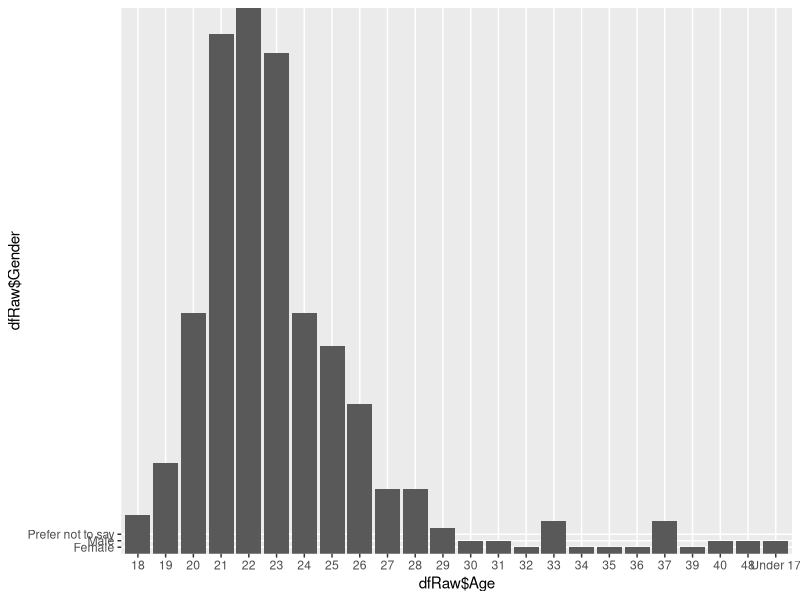
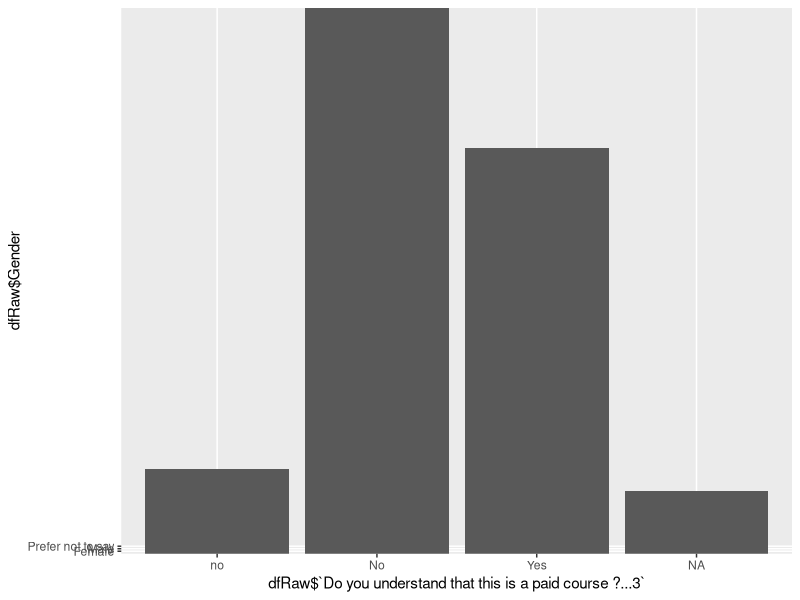

Generate these figures, in order, with R: (Note: this script raises an error after producing the figures.)
## ---- chunk 1
knitr::opts_chunk$set(echo = TRUE)
## ---- chunk 2
library(tidyverse)
library(lubridate)
library(stringr)
## ---- chunk 3
dfRaw <- read_csv("Data/Data - DS C1 Course.csv")
## ---- chunk 4
colnames(dfRaw)
head(dfRaw)
## ---- chunk 5
summary(dfRaw)
## ---- chunk 6
dfRaw %>% select(Age) %>% n_distinct()

## ---- chunk 7
ggplot(dfRaw, aes(x=dfRaw$Age,y=dfRaw$Gender))+
  geom_bar(stat="identity")
## ---- chunk 8
dfRaw %>% group_by(dfRaw$`Do you understand that this is a paid course ?...3`) %>% count()

## ---- chunk 9
ggplot(dfRaw, aes(x=dfRaw$`Do you understand that this is a paid course ?...3`,y=dfRaw$Gender))+
  geom_bar(stat="identity")
## ---- chunk 10
#female <- filter(dfRaw, Gender=="Female")
#female
#ggplot(female, aes(x=female$`Latest Degree Completed or in Progress?`, y=female$Age))+geom_bar(stat="identity")
#summary(female) 

## ---- chunk 11
#rowsSelected <- slice(dfRaw, c(1,3,5,7))
#rowsSelected
## ---- chunk 12
##dfRawArranged <- arrange(dfRaw,Gender,Age)
#dfRawArranged
## ---- chunk 13

#gender_age <- dfRaw %>% select('Gender', 'Age') %>% arrange(Gender,Age)  
  #gender_age
## ---- chunk 14
#new_dfRaw <- dfRaw %>% mutate(new_age = if_else(Age>30, true = 'P',false = 'S'))
#new_dfRaw
## ---- chunk 15
# dfRaw %>% summarise(mean=mean(Age), n=n())
# class(Age) ## here one entry is age <17 so R is unable to calculate mean.

## ---- chunk 16
dfRaw %>% group_by(Gender) %>% summarise(n=n())
## ---- chunk 17
dataRenamed <- dfRaw %>% rename(Id="Student ID", Date_time="Timestamp", Uni_col="Name of University or College currently or previously attended?", Platform="How and where did you hear about this course?")
names(dataRenamed)
## ---- chunk 18
select(dataRenamed, Id, Date_time, Uni_col, Platform)

## ---- chunk 19
column_to_rownames(dataRenamed, var="Id")
dataRenamed
## ---- chunk 20
dataRenamed$Date_time <- lubridate::mdy_hms(dataRenamed$Date_time)

## ---- chunk 21
dataRenamed <- tidyr::separate(dataRenamed, Date_time, c("Date","Time"), sep = " ")
head(dataRenamed)
## ---- chunk 22
unique_Uni_col <- unique(dataRenamed$Uni_col)
unique_Uni_col
unique_Platform <- unique(dataRenamed$Platform)
unique_Platform
## ---- chunk 23

dataRenamed <- dataRenamed %>%mutate(new_unicol= stringr::str_replace_all(string=Uni_col, c( "Quaid e Azam University Islamabad"="QU","Quaid e Azam University" ="QU", "Quaid I azam university"="QU","Quaid-I-Azam University, Islamabad"="QU","Quaid-i-Azam University Islamabad"="QU", "Quaid e Azzam university Islamabad"="QU","Quaid e Azam University.Islamabad"="QU","Quaid-e-Azam University Islamabad"="QU","Quaid e Azam university Islamabad"="QU","Quaid e Azam University.Islamabad"="QU",
                                                                                                    "Institute of Business Administration"="IBA","Institute Of Business Administration, Karachi"="IBA","INSTITUTE OF BUISNESS ADMINISTRATION KARACHI"="IBA","Institute of business administration karachi"="IBA","Iba Karachi"="IBA" ,"IBA, Karachi"="IBA", "INSTITUTE OF BUSINESS ADMINISTRATION KARACHI"="IBA","Institute of business administration"="IBA","IBA (IBA)"="IBA","institute of business administration"="IBA", "IBA Karachi"="IBA","Institute of Business Adminstration"="IBA","Institute of Business Administration (IBA)"="IBA","IBA - Institute of Business Administration Karachi"="IBA","IBA, KARACHI"="IBA","Institute of Business Administration karachi"="IBA","Institute Of Business Administration"="IBA","Institute of Business Administration karachi"="IBA",
                                                                                                    "Institute of Management Sciences Peshawar"="IMSP" ,"IMSP (IMScieces)"="IMSP", 
                                                                                                  "NED University of Engineering & Technology"="NED",
                                                                                                    "Ned university"="NED","NED University of Engineering and Technology Karachi"="NED","NED-UET Karachi"="NED","NED university of engineering and technology"="NED" , "NED University of Engineering and Technology"="NED","NED University"="NED","Ned University Of Engineering And Technology"="NED","Ned University"="NED",
                                                                                                    "Sindh Madrresatul Islam University"="SMIU","Sindh Madarsatul Islam University"="SMIU","Sindh Madressatul Islam University"="SMIU","Sindh madressatul Islam university"="SMIU", "Student of Sindh madressatul Islam University"="SMIU",
                                                                                                    "Sindh Muslim Government Science College"="SMGSC",
                                                                                                    "bahria University Islamabad"="BU" , "Bahria University Karachi campus"="BU","Bahria university Islamabad"="BU",
                                                                                                    "COMSATS University, Islamabad"="CU",
                                                                                                  "Univeristy of agriculture"= "UA",
                                                                                                  "Foundation public school - bahria university for short course after"="FPS",
                                                                                                  "Lahore University of Management Sciences"="LUMS", "Lahore University of Management Sciences"="LUMS",
                                                                                                  "Iqra University"="IU",
                                                                                                  "Aga Khan Higher Secondary"="AGHS", 
                                                                                                  "University Of Karachi"="KU","University of Karachi"="KU","Karachi University"="KU","University of karachi"="KU",
                                                                                                  "Szabist karachi"="SZABIST",
                                                                                                  "Goverment degree science college malir"="GDSCM",
                                                                                                  "Baqai medical University"="BMU", "Iqra university"="IU", "Iqra Unversity"="IU","IQRA UNIVERSITY"="IU", "iqra university"="IU",
"IU main campus karachi"="IU","IU EDC campus"="IU",
                                                                                                  "Institute of Business Management"="IBM","Institute of business management"="IBM",
"The Islamia University of Bahawalpur"="IUB",
"Sir syed university of Engineering Technology"="SSUET","Sir Syed University of Engineering & Technology"="SSUET","Sir Syed University Of Engineering and Technology"="SSUET","Sir syed university of engineering and technology"="SSUET","SSUET Of Engineering And Technology"="SSUET","Sir syed University of engineering and technology"="SSUET","Sirsyed university of engineering and technology"="SSUET","Sir Syed University Of Engineering & Technology"="SSUET","Sir Syed University of Engineering and Technology"="SSUET","Sir Syed university of engineering and technology"="SSUET","Sur Syed University of Engineering and Technology"="SSUET","Sir Syed university of engineering and technology"="SSUET","Sir Syed University of Engineering and Technology"="SSUET","Sir Syed University"="SSUET","Adamjee Government Science College"="ADAMJEE", "Memon Industrial and Technical Institute"="MEMON INSTITUTE",
"National University of Sciences and technology Pakistan"="NUST",
"University of engineering and technology Peshawar"="UET PESHAWAR", "COMSATS University Islamabad (Abbottabad campus)"="COMSAT", "Szabist Islamabad"="SZABIST")))

dataRenamed$new_unicol
## ---- chunk 24
dataRenamed <- dataRenamed %>% mutate(new_platform=gsub( "watsapp|WhatsApp group|Whatsapp group|Group|Whatsapp link|WhatsApp Watsapp|Job group on What's app|Through a Watsapp|From Watsapp|I heard about this course through a whatsapp group|People of IBA and Lums|Through a Watsapp","Watsapp",gsub( "Through a friend|Through a friend|Friend|Through a collegue|University friends|Friends|From a friend|My friend tell me about this course|From friend|From a Friend|A friend|An hour ago from a friend|Friend suggest|From my friend|By friend|My friend send me this advertisec|My friend sent me the details of this course on WhatsApp|One of my friend recommended me to do this course together with them.|Faizan|Uzair Aslam|By a friend","Friends",gsub( "LinkedIn|From LinkedIn and also from my friend|Linkedin|on linkedin page|Linkdin|through a friend on LinkedIn","LinkedIn",gsub( "Soical media|Fb group|Social Network|Facebook post|Facebook Group|Social Facebook|Facebook group: People of IBA and LUMS|IBA and LUMS Facebook page|Facebook group of IBA|Facebook group|Social Media|facebook|On Facebook|Face Book|FB|Facebook page|The group of iba and lums|On Facebook group|Facebook|There is Facebook of IBA and LUMS students where I get to know about this course|IBA Watsapp Facebook|I heard it on Facebook|Peopel of LUMS and IBA group|A group called \"People of IBA and LUMS\"", "Facebook",dataRenamed$Platform, ignore.case = TRUE)))))

head(dataRenamed)
dataRenamed$new_platform

## ---- chunk 25
#gsub( "Through a friend|Through a friend|Friend|Through a collegue|University friends|Friends|From a friend|My friend tell me about this course|From friend|From a Friend|A friend|An hour ago from a friend|Friend suggest|From my friend|By friend|My friend send me this advertisec|My friend sent me the details of this course on WhatsApp","Friends",dataRenamed$Platform,ignore.case = TRUE)
## ---- chunk 26
#gsub( "LinkedIn|From LinkedIn and also from my friend|Linkedin|on linkedin page|Linkdin|through a friend on LinkedIn","LinkedIn",dataRenamed$Platform,ignore.case = TRUE)
## ---- chunk 27
#gsub( "Soical media|Fb group|Social Network|Facebook post|Facebook Group|Social Facebook|Facebook group: People of IBA and LUMS|IBA and LUMS Facebook page|Facebook group of IBA|Facebook group|Social Media|facebook|On Facebook|Face Book|FB|Facebook page|The group of iba and lums|On Facebook group|Facebook|There is Facebook of IBA and LUMS students where I get to know about this course", "Facebook", dataRenamed$Platform,ignore.case = TRUE)
## ---- chunk 28

write.csv(dataRenamed,"/Users/monizanaseem/Desktop/cubestatistica/CourseDataCleaned/moniza_CourseDataCleaned.csv", row.names = FALSE)

